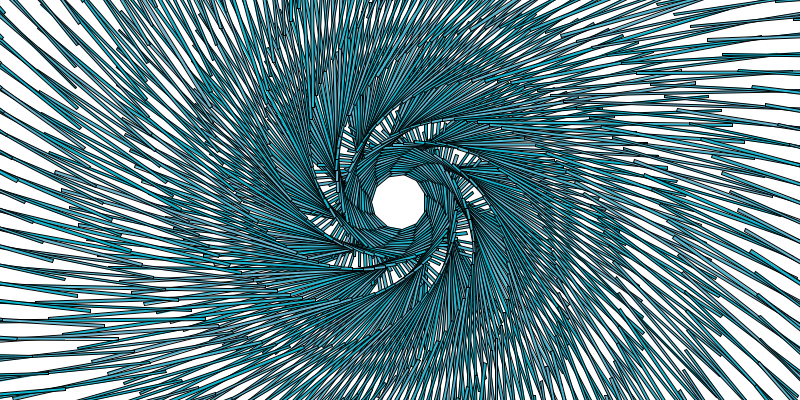
Frame 1 (no input)
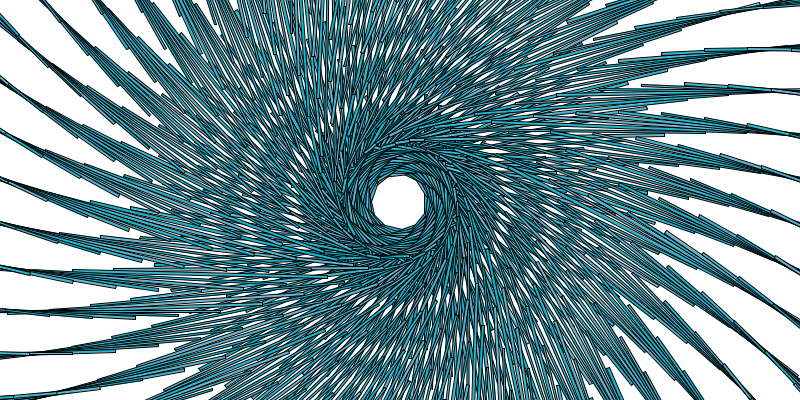
Frame 60 (the mouse pressed at the canvas centre just before this capture)
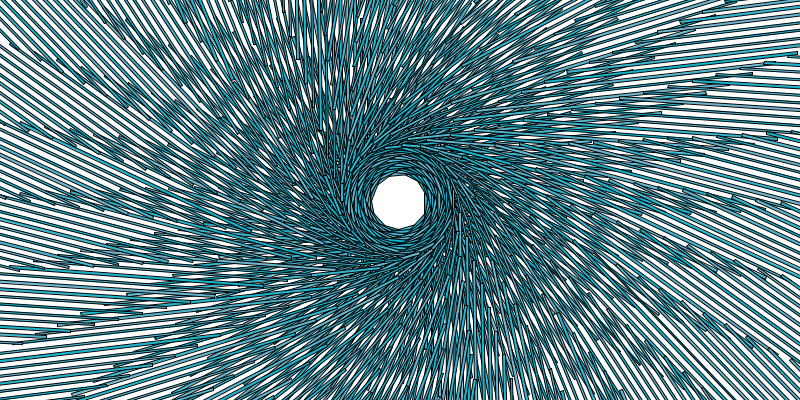
Frame 120 (the mouse held since frame 60 and released just before this capture)

The Processing sketch that drew these frames (run headless with seeded random() and noise(); from frame 60 on, the mouse is pressed at the canvas centre):

// Processing sketch: processing_155563
// ── processing_155563.pde

float a=12;
void setup(){
   size(800,400);

}
void draw(){
  background(255);
  frameRate(10);
  translate(400,200);

for (int i = 0; i <= 4000; i += 2) { 

smooth();
fill((11 + (i * 100)%104), 183 + (i * 100)%2, 209 + (i * 100)%1);
rect(27, -106, -2.5, 255);
rotate(a);

translate(i/5,0);

}
a=a+0.0001;
}
